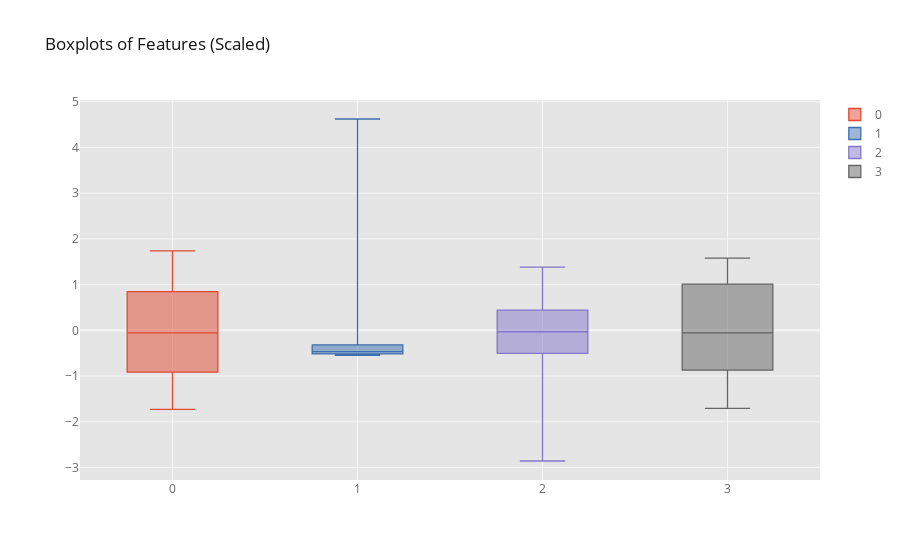

This figure's notebook cell:
### Markdown cell above
Here we see boxplots that are more easy on the eye and show to be easier to compare in their outlier and sckewneess towards a particular extreme!

### Code cell
# create scaler object
scaler = StandardScaler()

# define scaled data frame variable

train_scaled = preprocessing.scale(train_f)
train_scaled = pd.DataFrame(train_scaled)
# plot boxplots using scaled data
train_scaled[:1000].iplot(kind='box', title="Boxplots of Features (Scaled)")

### Figure 1 — Plotly figure (JSON) as saved in the notebook; plotly's stock layout.template omitted (floating-point values rounded to 4 significant figures; data arrays with more than 128 entries replaced by an {"elided": "..."} marker saying what was removed)
{"data": [{"boxpoints": false, "line": {"width": 1.3}, "marker": {"color": "rgba(226, 74, 51, 1.0)"}, "name": "0", "orientation": "v", "type": "box", "y": {"elided": "1000 float values"}}, {"boxpoints": false, "line": {"width": 1.3}, "marker": {"color": "rgba(62, 111, 176, 1.0)"}, "name": "1", "orientation": "v", "type": "box", "y": {"elided": "1000 float values"}}, {"boxpoints": false, "line": {"width": 1.3}, "marker": {"color": "rgba(132, 118, 202, 1.0)"}, "name": "2", "orientation": "v", "type": "box", "y": {"elided": "1000 float values"}}, {"boxpoints": false, "line": {"width": 1.3}, "marker": {"color": "rgba(101, 101, 101, 1.0)"}, "name": "3", "orientation": "v", "type": "box", "y": {"elided": "1000 float values"}}], "layout": {"legend": {"bgcolor": "#FFFFFF", "font": {"color": "#666666"}}, "paper_bgcolor": "#FFFFFF", "plot_bgcolor": "#E5E5E5", "title": {"font": {"color": "#151516"}, "text": "Boxplots of Features (Scaled)"}, "xaxis": {"gridcolor": "#F6F6F6", "showgrid": true, "tickfont": {"color": "#666666"}, "title": {"font": {"color": "#666666"}, "text": ""}, "zerolinecolor": "#F6F6F6"}, "yaxis": {"gridcolor": "#F6F6F6", "showgrid": true, "tickfont": {"color": "#666666"}, "title": {"font": {"color": "#666666"}, "text": ""}, "zerolinecolor": "#F6F6F6"}}}
